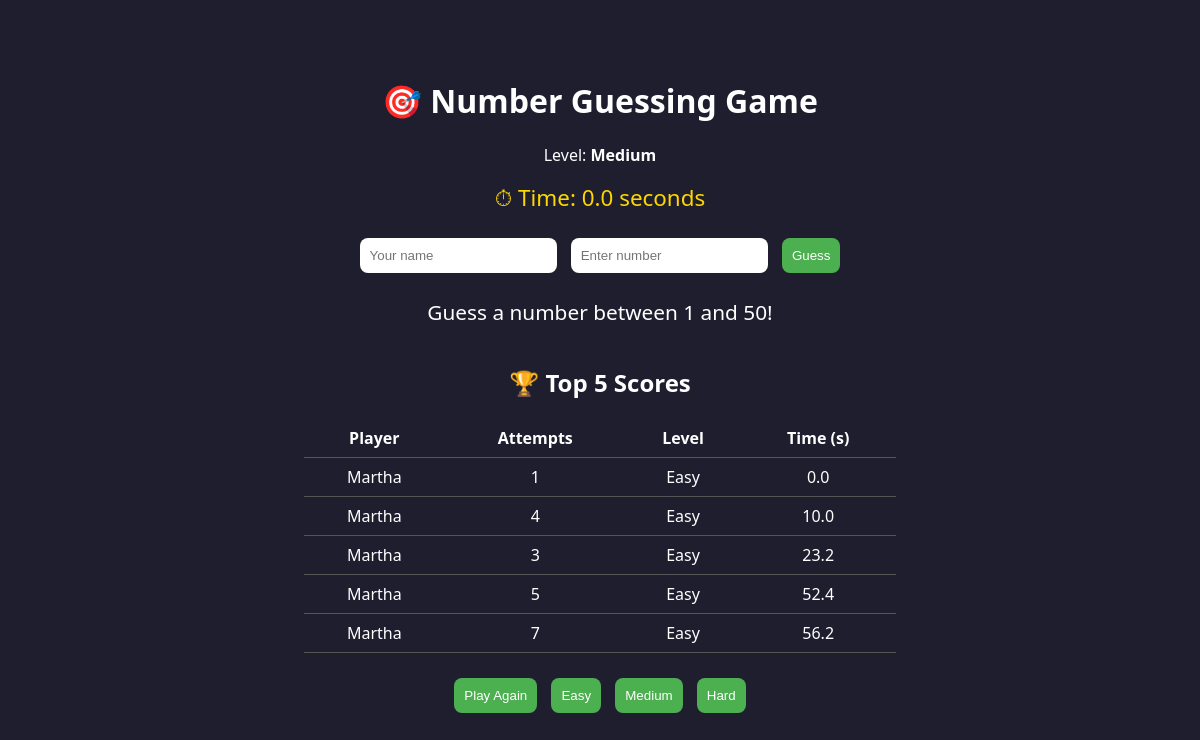
/?level=Medium, run on the app's committed database.
### game/models.py (models this page shows, shortened)
class Score(models.Model):
    player_name = models.CharField(max_length=50)
    attempts = models.IntegerField()
    level = models.CharField(max_length=10)
    time_taken = models.FloatField(help_text="Seconds taken to guess correctly")
    date_played = models.DateTimeField(auto_now_add=True)

### game/views.py (the view, shortened to what this page needs)
# urls.py: path('', views.guess_number, name='guess_number'),
def guess_number(request):
    selected_level = request.GET.get('level')
    if selected_level and selected_level != request.session.get('level'):
        request.session.flush()
    if 'number' not in request.session:
        level = request.GET.get('level', 'Easy')
        max_number = {'Easy': 10, 'Medium': 50, 'Hard': 100}.get(level, 10)
        request.session['level'] = level
        request.session['number'] = random.randint(1, max_number)
        request.session['attempts'] = 0
        request.session['message'] = f'Guess a number between 1 and {max_number}!'
    message = request.session.get('message', '')
    number = request.session['number']
    attempts = request.session['attempts']
    level = request.session['level']
    scores = Score.objects.order_by('time_taken', 'attempts')[:5]
    return render(request, 'game/index.html', {
        'message': message,
        'level': level,
        'scores': scores
    })

### game/templates/game/index.html (shortened to what this page needs)
<!DOCTYPE html>
<html>
<head>
</head>
<body>
    <h1>🎯 Number Guessing Game</h1>
    <p>Level: <strong>{{ level }}</strong></p>
    <div class="timer">
        ⏱ Time: <span id="timer">0.0</span> seconds
    </div>
    <form method="POST">
        <input type="text" name="player_name" placeholder="Your name" required>
        <input type="number" name="guess" placeholder="Enter number" required>
        <button type="submit">Guess</button>
    </form>
    <div class="message">{{ message }}</div>
    <div class="scoreboard">
        <h2>🏆 Top 5 Scores</h2>
        <table>
            <tr>
                <th>Player</th>
                <th>Attempts</th>
                <th>Level</th>
                <th>Time (s)</th>
            </tr>
            {% for score in scores %}
            <tr>
                <td>{{ score.player_name }}</td>
                <td>{{ score.attempts }}</td>
                <td>{{ score.level }}</td>
                <td>{{ score.time_taken|floatformat:1 }}</td>
            </tr>
            {% empty %}
            <tr><td colspan="3">No scores yet.</td></tr>
            {% endfor %}
        </table>
    </div>
    <div style="margin-top: 20px;">
        <a href="/reset/"><button>Play Again</button></a>
        <a href="/?level=Easy"><button>Easy</button></a>
        <a href="/?level=Medium"><button>Medium</button></a>
        <a href="/?level=Hard"><button>Hard</button></a>
    </div>
</body>
</html>

### game/templates/game/index.html (style rules this page uses)
body { background-color: #1e1e2f; color: #fff; text-align: center; font-family: 'Segoe UI', sans-serif; padding-top: 50px; }
form { margin-top: 20px; }
input, select, button { padding: 10px; border-radius: 8px; border: none; margin: 5px; }
button { background-color: #4CAF50; color: white; cursor: pointer; }
.message { font-size: 1.3em; margin-top: 20px; }
.scoreboard { margin-top: 40px; }
table { margin: 0 auto; border-collapse: collapse; width: 50%; }
th, td { border-bottom: 1px solid #555; padding: 8px; }
.timer { font-size: 1.4em; color: #ffd700; margin-top: 15px; }

### data on the page
Score: player_name "Martha", attempts "1", level "Easy", time_taken "0.0"
Score: player_name "Martha", attempts "4", level "Easy", time_taken "10.0"
Score: player_name "Martha", attempts "3", level "Easy", time_taken "23.2"
Score: player_name "Martha", attempts "5", level "Easy", time_taken "52.4"
Score: player_name "Martha", attempts "7", level "Easy", time_taken "56.2"

### other printed values
{{ level }} "Medium"
{{ message }} "Guess a number between 1 and 50!"
